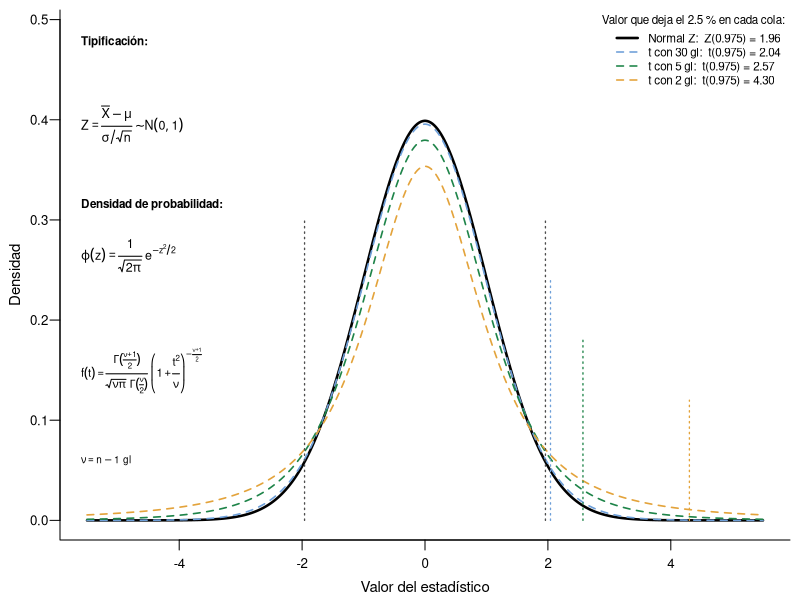

Reproduce this figure in R.
# Normal tipificada Z frente a la t de Student con 30, 5 y 2 grados de libertad
# (no necesita datos: funciona igual en R y en Rj)
op <- par(mar = c(3, 3, 0.5, 0.5), mgp = c(1.8, 0.6, 0), cex.axis = 0.8, cex.lab = 0.9)
gl  <- c(30, 5, 2)                     # de más a menos gl: la t se aleja de la Z
col <- c("#6E9FD8", "#1E8449", "#E3A33B")
curve(dnorm(x), -5.5, 5.5, n = 400, lwd = 2.5, las = 1, bty = "l", ylim = c(0, 0.49),
      xlab = "Valor del estadístico", ylab = "Densidad")
for (i in seq_along(gl)) curve(dt(x, gl[i]), add = TRUE, n = 400, lwd = 1.6, col = col[i], lty = 2)
# líneas en los valores críticos: altura decreciente de la Z a la t con menos gl
# (la Z en ambas colas; las t solo a la derecha, para no pisar las fórmulas)
vc <- c(qnorm(0.975), qt(0.975, gl))
alt <- c(0.30, 0.24, 0.18, 0.12)
segments(c(-vc[1], vc), 0, y1 = c(alt[1], alt), col = c("grey30", "grey30", col),
         lty = 3, lwd = 1.3)
leg <- c(sprintf("Normal Z:  Z(0.975) = %.2f", qnorm(0.975)),
         sprintf("t con %d gl:  t(0.975) = %.2f", gl, qt(0.975, gl)))
legend("topright", leg, col = c("black", col), lwd = c(2.5, 1.6, 1.6, 1.6),
       lty = c(1, 2, 2, 2), bty = "n", cex = 0.7,
       title = "Valor que deja el 2.5 % en cada cola:", title.adj = 0)
# fórmulas, con una etiqueta que explica cada una
text(-5.6, 0.478, "Tipificación:", adj = 0, cex = 0.7, font = 2)
text(-5.6, 0.395, adj = 0, cex = 0.75,
     expression(Z == frac(bar(X) - mu, sigma / sqrt(n)) %~% N(0, 1)))
text(-5.6, 0.315, "Densidad de probabilidad:", adj = 0, cex = 0.7, font = 2)
text(-5.6, 0.265, adj = 0, cex = 0.75,
     expression(varphi(z) == frac(1, sqrt(2 * pi)) ~ e^{-z^2 / 2}))
text(-5.6, 0.15, adj = 0, cex = 0.68,
     expression(f(t) == frac(Gamma(over(nu + 1, 2)), sqrt(nu * pi) ~ Gamma(over(nu, 2))) ~
                  bgroup("(", 1 + frac(t^2, nu), ")")^{-over(nu + 1, 2)}))
text(-5.6, 0.06, adj = 0, cex = 0.6, expression(nu == n - 1 ~ "gl"))
par(op)
